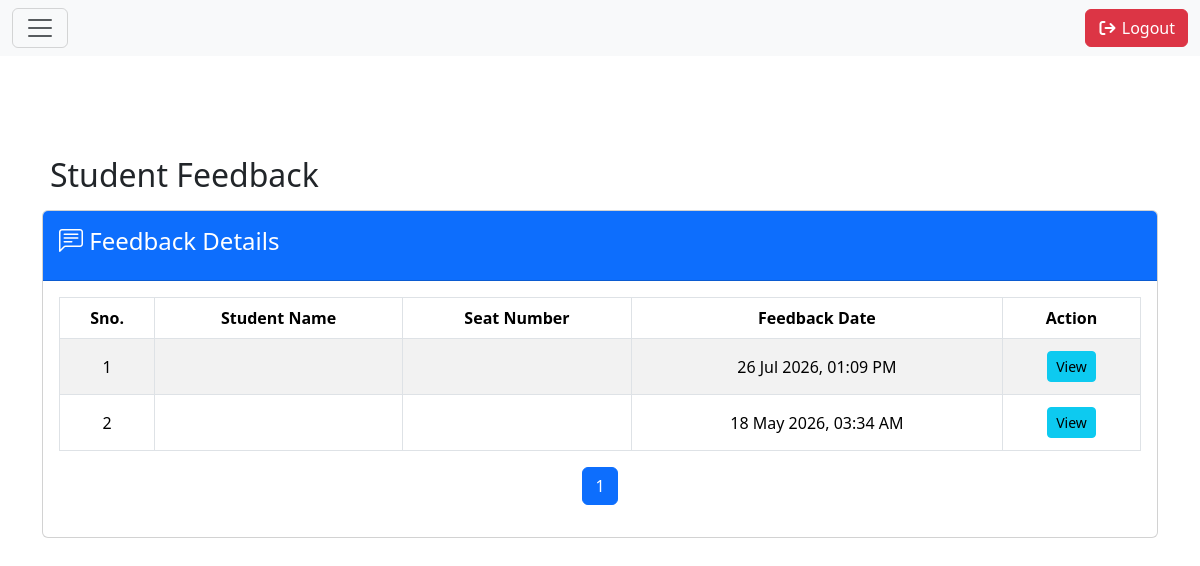
Page /LibraryStudyCenter/Admin/allfeedback.php (signed in) on the committed database.
### tables this page shows
CREATE TABLE `feedback` (
  `id` int(11) NOT NULL,
  `student_id` int(11) DEFAULT NULL,
  `seat` varchar(50) DEFAULT NULL,
  `membership` varchar(50) DEFAULT NULL,
  `environment` varchar(50) DEFAULT NULL,
  `electronics` varchar(50) DEFAULT NULL,
  `internet` varchar(50) DEFAULT NULL,
  `rating` varchar(50) DEFAULT NULL,
  `message` text DEFAULT NULL,
  `created_at` timestamp NOT NULL DEFAULT current_timestamp()
);

### LibraryStudyCenter/Admin/allfeedback.php (the view, shortened to what this page needs)
<?php
require "../database.php";
$limit=5;
$page=isset($_GET['page'])?(int)$_GET['page']:1;
if($page=1){
    $page=1;
}
$offset=($page-1)*$limit;
$stmt=mysqli_prepare($conn,"SELECT COUNT(*) AS total FROM feedback");
mysqli_stmt_execute($stmt);
$totalTotal=mysqli_stmt_get_result($stmt);
$totalrow=mysqli_fetch_assoc($totalTotal);
$totalrecord=$totalrow['total'];
$totalpage=ceil($totalrecord/$limit);
$limit=(int)$limit;
$offset=(int)$offset;
$feedback=mysqli_prepare($conn,"SELECT* FROM feedback ORDER BY created_at DESC LIMIT $limit OFFSET $offset");
mysqli_stmt_execute($feedback);
$result=mysqli_stmt_get_result($feedback);
?>
<div class="row">
    <div class="col-md-12">
        <h2 class="p-2" style="margin-top:100px;"> Student Feedback</h2>
        <div class="card bg-secodary-subtle">
            <div class="card-header p-3 bg-primary text-white">
                <h4><i class="bi bi-chat-left-text"></i> Feedback Details</h4>
            </div>
            <div class="card-body p-3">
                <div class="table-responsive">
                    <table class="table table-striped table-seconary table-bordered text-center align-middle">
                        <thead>
                            <tr>
                                <th>Sno.</th>
                                <th>Student Name</th>
                                <th>Seat Number</th>
                                <th>Feedback Date</th>
                                <th>Action</th>
                            </tr>
                        </thead>
                        <tbody>
                        <?php
                        if (mysqli_num_rows($result) > 0) {
                            $sno = $offset + 1;
                            while ($row = mysqli_fetch_assoc($result)) {
                                $feedback_at = date("d M Y, h:i A", strtotime($row['created_at']));
                                $sid=$row['student_id'];
                                echo "<tr>";
                                echo "<td>$sno</td>";
                                echo "<td></td>";
                                echo "<td></td>";
                                echo "<td>{$feedback_at}</td>";
                                echo "<td>
                                        <div class='d-flex flex-wrap gap-1 justify-content-center'>
                                            <a href='feedback.php?sid={$sid}' class='btn btn-info btn-sm'>View</a>
                                        </div>
                                      </td>";
                                echo "</tr>";
                                $sno++;
                            }
                        } else {
                            echo "<tr>
                                    <td colspan='6' class='text-danger fw-bold'>
                                        No Feedback found
                                    </td>
                                  </tr>";
                        }
                        ?>
                        </tbody>
                    </table>
                </div>
                <nav>
                    <ul class="pagination justify-content-center">
                        <?php for ($i = 1; $i <= $totalpage; $i++): ?>
                            <li class="page-item <?= ($i == $page) ? 'active' : '' ?>">
                                <a class="page-link" href="?page=<?= $i ?>"><?= $i ?></a>
                            </li>
                        <?php endfor; ?>
                    </ul>
                </nav>
            </div>
        </div>
    </div>
</div>
<?php require_once "footer.php"; ?>

### LibraryStudyCenter/Admin/style.css (style rules this page uses)
.card { cursor: pointer; }
.table { cursor: pointer; }
.table td { padding:12px; }

### rows in the picture
feedback: created_at "26 Jul 2026, 01:09 PM"
feedback: created_at "18 May 2026, 03:34 AM"
